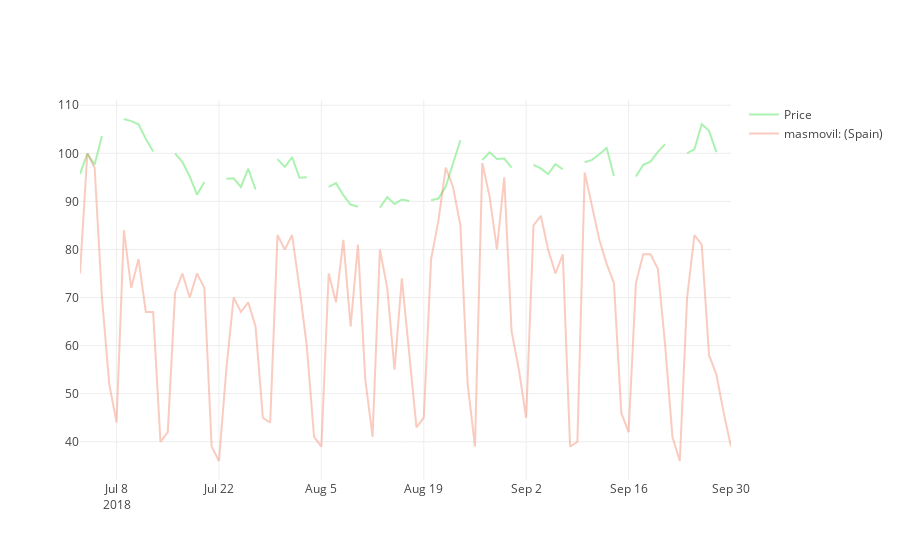

The notebook cell saved with this chart:
### Code cell
def plot(df,x1,y1,y2):
    import plotly.offline as py
    py.init_notebook_mode(connected=True)
    import plotly.graph_objs as go
    from datetime import datetime
    trace1 = go.Scatter(x=df[x1], 
                            y=df[y1],
                            name = y1,
                            line = dict(color = '#97ef9e'),
                            opacity = 0.8)
    trace2 = go.Scatter(x=df[x1],
                           y=df[y2],
                           name = y2,
                           line = dict(color = '#f27d60'),
                           opacity = 0.4)
    data = [trace1,trace2] 
    
    fig = dict(data = data)
    py.iplot(fig)
    
plot(df_full,'Day','Price','masmovil: (Spain)')
